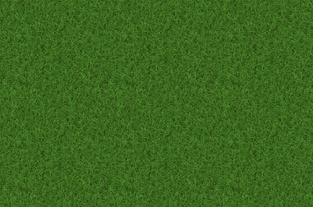
#> input picture gazon.jpg, 313 x 207 px, shrunk from 960 x 635 before the run; its folder holds 3 pictures in this run
$ python lbp_hist.py
#> lines starting #> are read from the running program, lines starting #| are printed output that depends on the picture
from skimage import feature
import matplotlib.pyplot as plt
import numpy as np
import cv2
import glob

numPoints=8
radius=3

textures=['gazon', 'gravier', 'bois']

for texture in textures:
	print(">>>", "{}.jpg".format(texture))
	image=cv2.imread("{}.jpg".format(texture), 0)
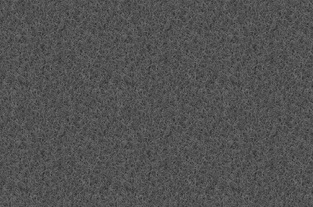
#> image: shape (207, 313); min 36, max 123, mean 82
	if image is None:
		quit("Probleme image...")
	lbp=feature.local_binary_pattern(image, numPoints, radius, method='default')
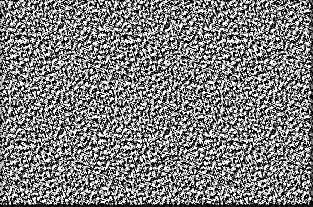
#> lbp: shape (207, 313) float64; min 0, max 255, mean 125.6
	hist_ref, _=np.histogram(lbp, bins=2**numPoints, range=(0, 2**numPoints)) #Fonction de numpy histogram   #bin le nombre des points que je veux recupere dans l'histogramme
#> hist_ref = 256 values, max 7992 at index 255, min 46 at index 202, mean 253.1

	cv2.imshow("Image", image)
	cv2.imshow("LBP", lbp)
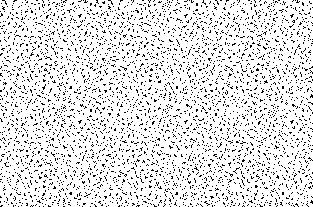
#> window 'LBP': shape (207, 313); 88% white; black in thin lines or dots
	plt.plot(hist_ref)
	plt.show()
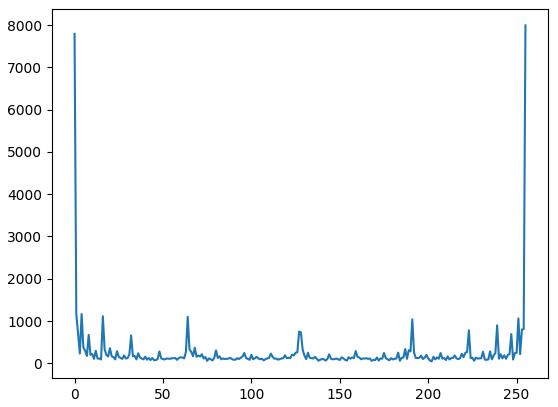
#> figure drawn by matplotlib, 1 panel; curve peaks at x = 255, y = 7992

	key=cv2.waitKey(1)&0xFF
#> (key q is pressed here)
	if key==ord('q'):
		quit()
#> (the program exits here)
